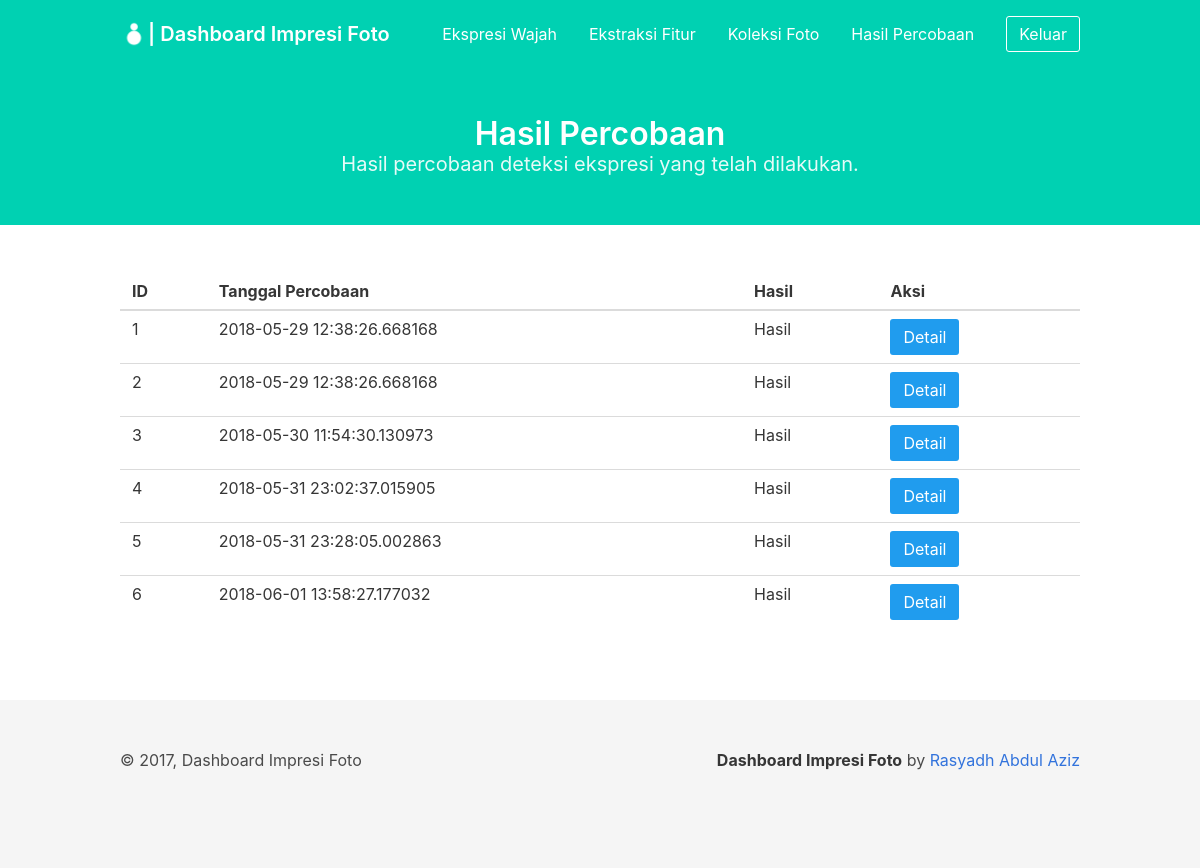
Before: /dashboard/detection_results/ (signed in) with the older database file.
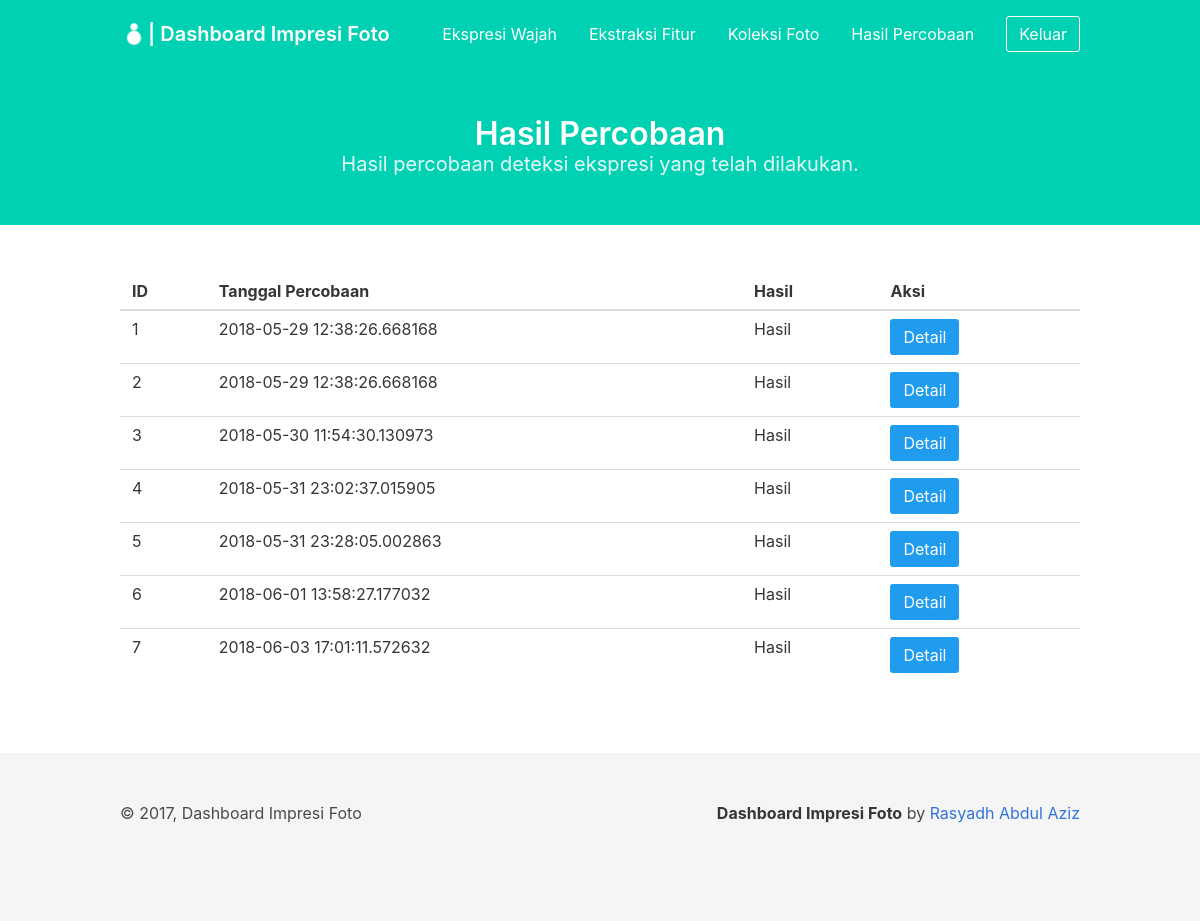
After: the same page with the newer database file.
### project/models/result_detection.py (models this page shows, shortened)
class ResultDetection(db.Model):
    __tablename__ = 'result_detection'
    id_result_detection = db.Column(db.Integer, primary_key=True)
    category_photos = db.Column(db.Integer, nullable=False)
    created_at = db.Column(db.DateTime, default=datetime.datetime.now())

### project/views/dashboard/detection_results.py (the view)
@dashboard_results.route('/dashboard/detection_results/')
def index():
    if session.get('loggedin'):
        try:
            results = ResultDetection.query.all()
            return render_template('dashboard/detection_results.html',
                title='Hasil Percobaan', results=results)
        except Exception as e:
            print('error to get detection result')
            print(e)
    print('sefs')

### project/templates/dashboard/detection_results.html (shortened to what this page needs)
{% extends 'dashboard/base_dashboard.html' %} {% block content %}
<section class="hero is-primary">
    <div class="hero-body">
        <div class="container has-text-centered">
            <h1 class="title">
                Hasil Percobaan
            </h1>
            <h2 class="subtitle">
                Hasil percobaan deteksi ekspresi yang telah dilakukan.
            </h2>
        </div>
    </div>
</section>
<section class="section">
    <div class="container" id="result_table">
        <table class="table is-hoverable is-fullwidth">
            <thead>
                <tr>
                    <th>ID</th>
                    <th>Tanggal Percobaan</th>
                    <th>Hasil</th>
                    <th>Aksi</th>
                </tr>
            </thead>
            <tbody>
                {% if results %} {% for res in results %}
                <tr>
                    <td>{{ res.id_result_detection }}</td>
                    <td>{{ res.created_at }}</td>
                    <td>Hasil</td>
                    <td>
                        <button class="button is-info" onclick="detail_result('{{ res.id_result_detection }}', '{{ res.created_at }}')">Detail</button>
                    </td>
                </tr>
                {% endfor %} {% else %}
                <tr>
                    <td colspan="4" class="has-text-centered">Belum ada hasil percobaan</td>
                </tr>
                {% endif %}
            </tbody>
        </table>
    </div>
</section>
{% endblock %}

Changed rows visible on the page:
added ResultDetection: id_result_detection "7", created_at "2018-06-03 17:01:11.572632"
